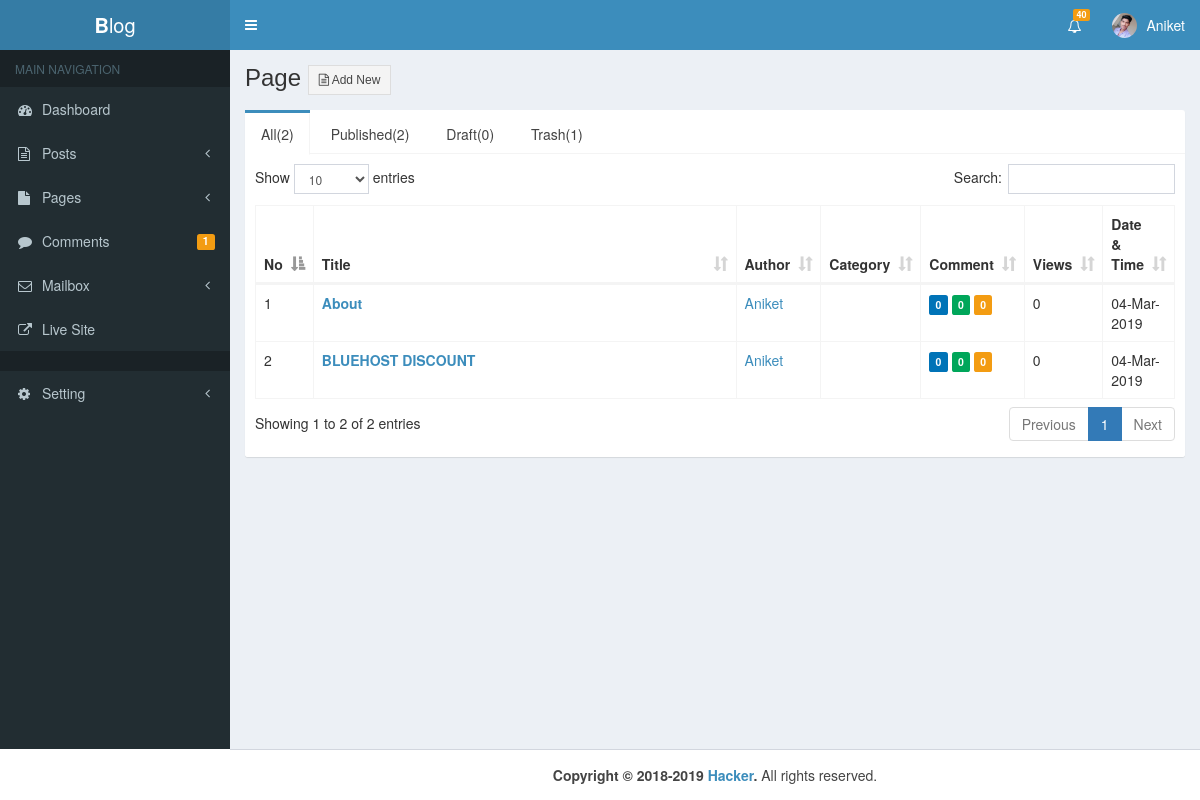
Page /admin/all_page.php (signed in) on the committed database.
### tables this page shows
CREATE TABLE `user` (
  `id` int(11) NOT NULL,
  `username` varchar(100) NOT NULL,
  `email` varchar(100) NOT NULL,
  `website` varchar(100) NOT NULL,
  `fname` varchar(100) NOT NULL,
  `lname` varchar(100) NOT NULL,
  `bio` mediumtext NOT NULL,
  `detail` varchar(500) NOT NULL,
  `password` varchar(100) NOT NULL,
  `img` varchar(1000) NOT NULL,
  `registered_date` varchar(100) NOT NULL
);

CREATE TABLE `posts` (
  `id` int(11) NOT NULL,
  `date` varchar(50) NOT NULL,
  `title` varchar(200) NOT NULL,
  `category` varchar(100) NOT NULL,
  `author` varchar(100) NOT NULL,
  `img` varchar(200) NOT NULL,
  `post` longtext NOT NULL,
  `sampleText` varchar(200) NOT NULL,
  `post_status` varchar(50) NOT NULL,
  `type` varchar(50) NOT NULL,
  `comment_count` int(11) NOT NULL,
  `post_view` int(11) NOT NULL,
  `unique_visitor` int(11) NOT NULL,
  `category_id` int(11) NOT NULL
);

### admin/all_page.php (the view, shortened to what this page needs)
<?php
include "header.php"
?>
<?php
$all = "SELECT * FROM posts WHERE post_status NOT IN ('trash') && type = 'page'";
$result = mysqli_query($con,$all);
$TotalPost = mysqli_num_rows($result);
$publish = "SELECT * FROM posts WHERE post_status = 'publish'  && type = 'page'";
$result = mysqli_query($con,$publish);
$PublishPost = mysqli_num_rows($result);
$draft = "SELECT * FROM posts WHERE post_status = 'draft'  && type = 'page'";
$result = mysqli_query($con,$draft);
$DraftPost = mysqli_num_rows($result);
$trash = "SELECT * FROM posts WHERE post_status = 'trash'  && type = 'page'";
$result = mysqli_query($con,$trash);
$TrashPost = mysqli_num_rows($result);
 ?>
<body class="hold-transition skin-blue sidebar-mini">
<div class="wrapper">
  <?php include "nav.php" ?>
  <?php include "sidebar.php" ?>
  <div class="content-wrapper">
    <section class="content-header">
      <h1>
        Page
        <a href="new_page.php">
          <span class="btn btn-default btn-flat btn-sm"><i class="fa fa-file-text-o"></i> Add New</span>
        </a>
      </h1>
    </section>
    <section class="content">
      <div class="row">
       <div class="col-md-12">
         <div class="nav-tabs-custom">
           <ul class="nav nav-tabs">
             <li class="active"><a href="#tab_1" data-toggle="tab"><?php echo "All($TotalPost)"; ?></a></li>
             <li><a href="#tab_2" data-toggle="tab"><?php echo "Published($PublishPost)"; ?></a></li>
             <li><a href="#tab_3" data-toggle="tab"><?php echo "Draft($DraftPost)"; ?></a></li>
             <li><a href="#tab_4" data-toggle="tab"><?php echo "Trash($TrashPost)"; ?></a></a></li>
           </ul>
           <div class="tab-content">
             <div class="tab-pane active" id="tab_1">
               <table id="example1" class="table table-bordered table-hover">
                 <thead>
                   <tr>
                     <th>No</th>
                     <th style="width:50%">Title</th>
                     <th>Author</th>
                     <th>Category</th>
                     <th>Comment</th>
                     <th>Views</th>
                     <th>Date & Time</th>
                   </tr>
                 </thead>
                 <tbody>
                  <?php
                    $sr = 0;
                    $sql = "SELECT * FROM posts WHERE post_status NOT IN ('trash')  && type = 'page' ORDER BY id DESC";
                    $result = mysqli_query($con,$sql);
                    while ($row = mysqli_fetch_array($result)) {
                      $id = $row['id'];
                      $title = $row['title'];
                      $author = $row['author'];
                      $category = $row['category'];
                      $post_view = $row['post_view'];
                      $comment_count = $row['comment_count'];
                      $date = $row['date'];
                      $sr++;
                   ?>
                  <tr>
                    <td><?php echo "$sr"; ?></td>
                    <td class="titleHover">
                    <a href="../post.php?p=<?php echo "$id"; ?>&Preview=true" target="_blank">
                       <b>
                        <?php
                           echo $title
                        ?>
                      </b><br>
                    </a>
                    </td>
                    <td><a href="#"><?php echo $author ?></a></td>
                    <td><a href="#"><?php echo $category ?></a></td>
                    <td>
                      <a href="comment.php">
                        <span class="pull-right-container">
                          <small class="label bg-blue"><?php echo $comment_count; ?></small>
                          <?php
                            $con = new mysqli("localhost","root","","blog");
                            $s = "SELECT * FROM comments WHERE post_id = '$id' AND comment_status = 'approve'";
                            $r = mysqli_query($con,$s);
                            $ApproveComment = mysqli_num_rows($r);
                           ?>
                           <small class="label bg-green"><?php echo $ApproveComment; ?></small>
                           <?php
                             $con = new mysqli("localhost","root","","blog");
                             $s = "SELECT * FROM comments WHERE post_id = '$id' AND comment_status = 'pending'";
                             $r = mysqli_query($con,$s);
                             $PendingComment = mysqli_num_rows($r);
                            ?>
                            <small class="label bg-yellow"><?php echo $PendingComment; ?></small>
                        </span>
                      </a>
                    </td>
                    <td><?php echo "$post_view";?>
                    </td>
                    <td>
                      <?php
                        if (strlen($date)>11) {$date = substr($date,0,11);}
                        echo $date
                      ?>
                    </td>
                    </tr>
                    <?php
                      }
                    ?>
                  </tbody>
                </table>
             </div>
          </div>
        </div>
      </div>
    </div>
  </div>
</div>
  <?php include "footer.php" ?>
</body>

### admin/nav.php (shortened to what this page needs)
<?php
$con = new mysqli("localhost","root","","blog");
$i = $_SESSION['User_Id'];
$sql = "SELECT * FROM user WHERE id = '$i'";
$result = mysqli_query($con,$sql);
$row = mysqli_fetch_array($result);
$user = $row['username'];
$img = $row['img'];
 ?>
<header class="main-header">
  <a href="index.php" class="logo">
    <span class="logo-lg"><b>B</b>log</span>
  </a>
  <nav class="navbar navbar-static-top">
      <a href="#" class="sidebar-toggle" data-toggle="push-menu" role="button">
      </a>
      <div class="navbar-custom-menu">
        <ul class="nav navbar-nav">
          <li class="dropdown notifications-menu">
           <a href="#" class="dropdown-toggle" data-toggle="dropdown">
             <i class="fa fa-bell-o"></i>
             <span class="label label-warning">40</span>
           </a>
         </li>
          <li class="dropdown user user-menu">
            <a href="#" class="dropdown-toggle" data-toggle="dropdown">
              <?php if (!empty($img)): ?>
                <img src="upload/<?php echo "$img"; ?>" class="user-image" alt="User Image">
              <?php endif; ?>
              <span class="hidden-xs"><?php echo "$user"; ?></span>
            </a>
          </li>
        </ul>
      </div>
    </nav>
</header>

### admin/assets/css/main.css (style rules this page uses)
body { min-height: 100vh; }

### rows in the picture
user: img (placeholder picture), username "Aniket"
posts: title "About", author "Aniket", comment_count "0", ApproveComment "0", PendingComment "0", post_view "0", date "04-Mar-2019"
posts: title "BLUEHOST DISCOUNT", author "Aniket", comment_count "0", ApproveComment "0", PendingComment "0", post_view "0", date "04-Mar-2019"

### other values in the picture
$PendingComment "1"
$TotalPost "2"
$PublishPost "2"
$DraftPost "0"
$TrashPost "1"
